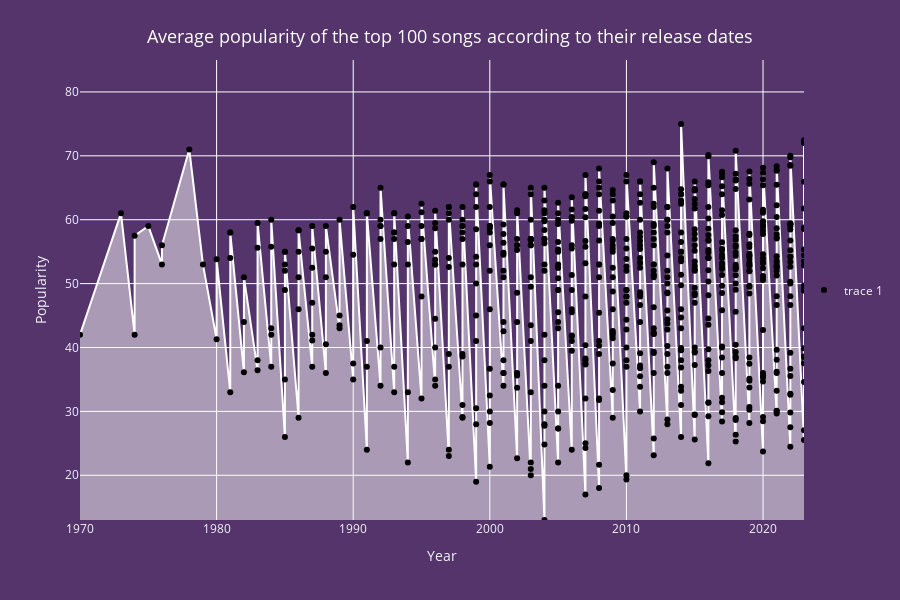

The code cell stored with this chart in its notebook:
### Code cell
df_tracks_mean = df_tracks.groupby(["Year", "Season", "Query_Genre"]).agg({"Popularity" : "mean"}).reset_index().sort_values(by = ["Year", "Popularity"])
bins = [1900, 1990, 2000, 2010, 2023]
labels = ["1970 - 1990", "1990 - 2000", "2000 - 2010", "2010 - 2023"]
df_tracks_mean["Years_Cat"] = pd.cut(df_tracks_mean["Year"], labels = labels, bins = bins)
df_tracks_mean2 = df_tracks_mean.groupby(["Years_Cat", "Query_Genre"]).agg({"Popularity" : "mean"}).reset_index()
df_tracks_mean2["Popularity"].fillna(0, inplace = True)
df_tracks_mean2["Average_Popularity of Years Category"] = df_tracks_mean2["Popularity"]
df_tracks_mean2 = df_tracks_mean2[["Average_Popularity of Years Category", "Years_Cat", "Query_Genre"]]
df_tracks_mean = pd.merge(df_tracks_mean, df_tracks_mean2, how = "left", on = ["Years_Cat", "Query_Genre"])


Fig_5 = px.area(df_tracks_mean, x = "Year", y = "Popularity", color_discrete_sequence = ['white'])

scatter = go.Scatter(x = df_tracks_mean["Year"], y = df_tracks_mean["Popularity"], mode = 'markers', marker_color = 'black')
Fig_5.add_trace(scatter)

Fig_5.update_layout(plot_bgcolor = "rgb(84,52,107)", paper_bgcolor = "rgb(84,52,107)", height = 600, hovermode = "x unified", 
    hoverlabel = dict(bgcolor = "white",  font_size = 16, font_family = "Rockwell", font_color = "black"),
    legend = dict(x = 1, y = 0.5),
    title = {"text" : "Average popularity of the top 100 songs according to their release dates", 'x' : 0.5, 'xanchor' : 'center', 'y' : 0.95, 'yanchor' : 'top', 'font' : { 'size' : 18, 'color' : 'white'}}) 

Fig_5.update_yaxes(gridcolor = "white", autorange = False, range = [df_tracks_mean["Popularity"].min(), df_tracks_mean["Popularity"].max() + 10])
Fig_5.update_xaxes(gridcolor = "white", autorange = False, range = [df_tracks_mean["Year"].min(), df_tracks_mean["Year"].max()])

Fig_5.show()

### Figure 1 — Plotly figure (JSON) as saved in the notebook; plotly's stock layout.template omitted (floating-point values rounded to 4 significant figures; data arrays with more than 128 entries replaced by an {"elided": "..."} marker saying what was removed)
{"data": [{"fillpattern": {"shape": ""}, "hovertemplate": "Year=%{x}<br>Popularity=%{y}<extra></extra>", "legendgroup": "", "line": {"color": "white"}, "marker": {"symbol": "circle"}, "mode": "lines", "name": "", "orientation": "v", "showlegend": false, "stackgroup": "1", "type": "scatter", "x": {"elided": "681 int values"}, "xaxis": "x", "y": {"elided": "681 float values"}, "yaxis": "y"}, {"marker": {"color": "black"}, "mode": "markers", "type": "scatter", "x": {"elided": "681 int values"}, "y": {"elided": "681 float values"}}], "layout": {"height": 600, "hoverlabel": {"bgcolor": "white", "font": {"color": "black", "family": "Rockwell", "size": 16}}, "hovermode": "x unified", "legend": {"tracegroupgap": 0, "x": 1, "y": 0.5}, "margin": {"t": 60}, "paper_bgcolor": "rgb(84,52,107)", "plot_bgcolor": "rgb(84,52,107)", "title": {"font": {"color": "white", "size": 18}, "text": "Average popularity of the top 100 songs according to their release dates", "x": 0.5, "xanchor": "center", "y": 0.95, "yanchor": "top"}, "xaxis": {"anchor": "y", "autorange": false, "domain": [0, 1], "gridcolor": "white", "range": [1970, 2023], "title": {"text": "Year"}}, "yaxis": {"anchor": "x", "autorange": false, "domain": [0, 1], "gridcolor": "white", "range": [13, 85], "title": {"text": "Popularity"}}}}
